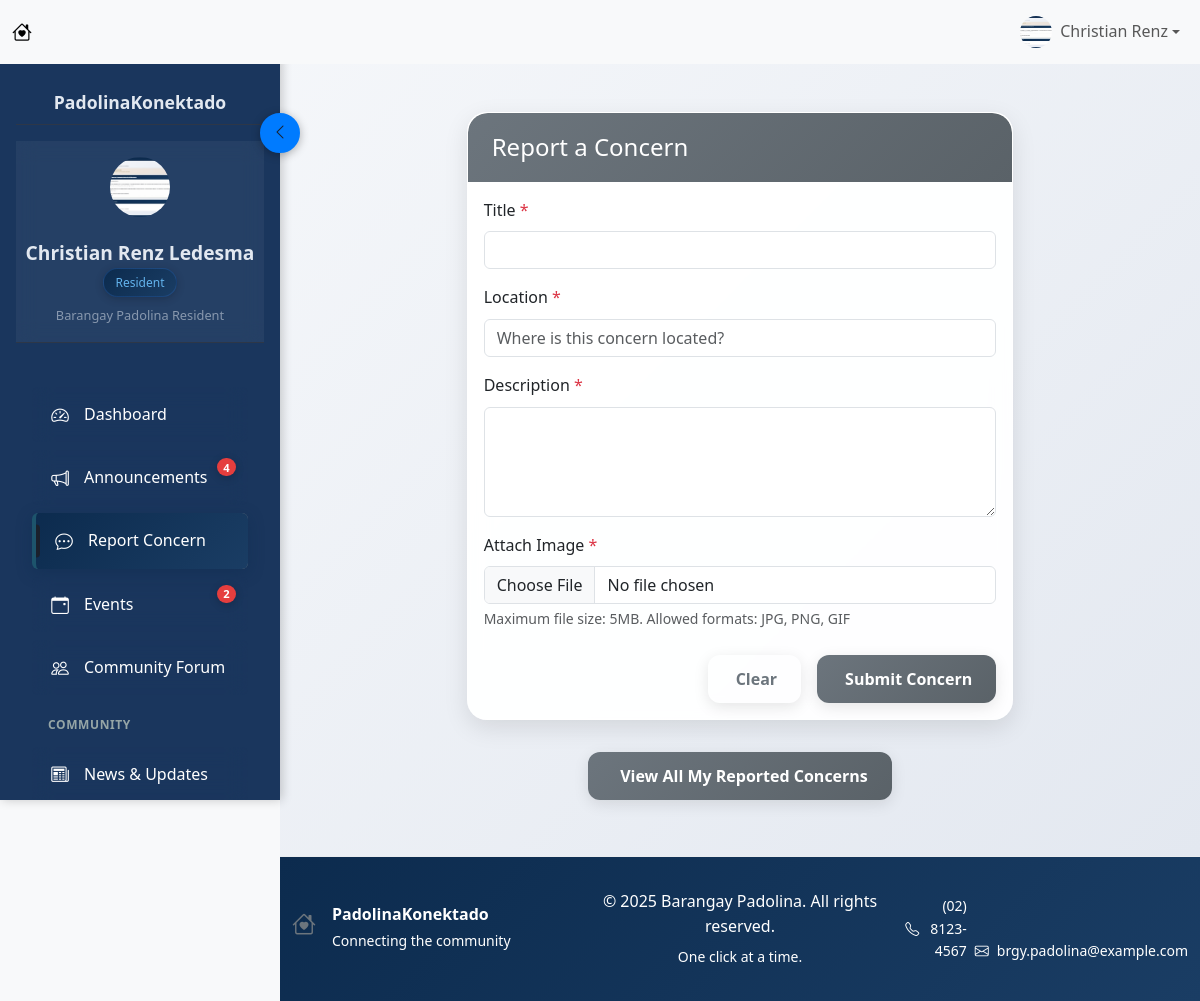
/report_concern (signed in), run on the app's committed database.
### tables this page shows
CREATE TABLE users (
            id INTEGER PRIMARY KEY AUTOINCREMENT,
            username TEXT UNIQUE NOT NULL,
            email TEXT UNIQUE NOT NULL,
            password TEXT NOT NULL,
            first_name TEXT NOT NULL,
            last_name TEXT NOT NULL,
            user_type TEXT DEFAULT 'resident',
            address TEXT,
            phone TEXT,
            is_active BOOLEAN DEFAULT 1,
            created_at TIMESTAMP DEFAULT CURRENT_TIMESTAMP,
            updated_at TIMESTAMP DEFAULT CURRENT_TIMESTAMP,
            last_login TIMESTAMP
        , profile_picture TEXT);

### app.py (the view)
@app.route('/report_concern')
def report_concern():
    if 'user_id' not in session:
        flash('Please login to report a concern.', 'danger')
        return redirect(url_for('login'))
    conn = None
    try:
        conn = get_db_connection()
        cursor = conn.cursor()
        cursor.execute("SELECT id, first_name, last_name FROM users WHERE id = ?", (session['user_id'],))
        user = cursor.fetchone()
        if not user:
            flash('User not found.', 'danger')
            return redirect(url_for('login'))
        cursor.execute("""
            SELECT c.*, u.first_name, u.last_name
            FROM concerns c
            JOIN users u ON c.user_id = u.id
            WHERE c.user_id = ?
            ORDER BY c.created_at DESC
        """, (session['user_id'],))
        concerns = []
        for row in cursor.fetchall():
            concern = dict(row)
            if concern.get('image_path'):
                concern['image_path'] = concern['image_path'].replace('\\', '/')
                if concern['image_path'].startswith('static/'):
                    concern['image_path'] = concern['image_path'][7:]  # Remove 'static/' prefix
            concerns.append(concern)
        return render_template('report_concern.html',
                            concerns=concerns,
                            session=session)
    except Exception as e:
        print(f"Error in report_concern: {str(e)}")
        flash('An error occurred while loading the page. Please try again.', 'danger')
        return render_template('report_concern.html', concerns=[])
    finally:
        if conn:
            conn.close()

### templates/report_concern.html (shortened to what this page needs)
{% extends "base.html" %}
{% block content %}
<div class="container mt-4">
    <div class="row justify-content-center">
        <div class="col-md-8">
            <div class="card">
                <div class="card-header bg-primary text-white">
                    <h4 class="mb-0">Report a Concern</h4>
                </div>
                <div class="card-body">
                    <form action="{{ url_for('submit_concern') }}" method="POST" enctype="multipart/form-data" onsubmit="return validateForm()">
                        <div class="mb-3">
                            <label for="title" class="form-label">Title <span class="text-danger">*</span></label>
                            <input type="text" class="form-control" id="title" name="title" required>
                        </div>
                        <div class="mb-3">
                            <label for="location" class="form-label">Location <span class="text-danger">*</span></label>
                            <input type="text" class="form-control" id="location" name="location" placeholder="Where is this concern located?" required>
                        </div>
                        <div class="mb-3">
                            <label for="description" class="form-label">Description <span class="text-danger">*</span></label>
                            <textarea class="form-control" id="description" name="description" rows="4" required></textarea>
                        </div>
                        <div class="mb-3">
                            <label for="image" class="form-label">Attach Image <span class="text-danger">*</span></label>
                            <input class="form-control" type="file" id="image" name="image" accept="image/*" required>
                            <div class="form-text">Maximum file size: 5MB. Allowed formats: JPG, PNG, GIF</div>
                        </div>
                        <div class="d-grid gap-2 d-md-flex justify-content-md-end mt-4">
                            <button type="reset" class="btn btn-outline-secondary me-md-2">
                                 Clear
                            </button>
                            <button type="submit" class="btn btn-primary">
                                 Submit Concern
                            </button>
                        </div>
                    </form>
                </div>
                </div>
            </div>
            <div class="text-center mb-4">
                <button type="button" class="btn btn-primary" data-bs-toggle="modal" data-bs-target="#fullTableModal">
                    View All My Reported Concerns
                </button>
            </div>
        </div>
    </div>
</div>
{% endblock %}

### templates/base.html (shortened to what this page needs)
<!DOCTYPE html>
<html lang="en">
<head>
    <link href="https://cdn.jsdelivr.net/npm/bootstrap@5.3.0/dist/css/bootstrap.min.css" rel="stylesheet">
    <link rel="stylesheet" href="https://cdn.jsdelivr.net/npm/bootstrap-icons@1.11.0/font/bootstrap-icons.css">
    <link rel="stylesheet" href="{{ url_for('static', filename='css/style.css') }}">
</head>
<body class="bg-light">
    <nav class="navbar navbar-expand-lg navbar-light bg-light fixed-top">
        <div class="container-fluid">
            <a class="navbar-brand fw-bold" href="{{ url_for('dashboard') }}">
                <i class="bi bi-house-heart"></i>
            </a>
            <div class="navbar-nav ms-auto">
                {% if session.user_id %}
                <li class="nav-item dropdown">
                    <a class="nav-link dropdown-toggle d-flex align-items-center" href="#" role="button" data-bs-toggle="dropdown">
                        <img src="{{ get_profile_picture_url(session.profile_picture) }}"
                             class="rounded-circle me-2" alt="Profile Picture" style="width: 32px; height: 32px; object-fit: cover;">
                        {{ session.first_name }}
                    </a>
                </li>
                {% endif %}
            </div>
        </div>
    </nav>
    {% if session.user_id %}
    <div class="desktop-sidebar" id="desktopSidebar">
        <div class="sidebar-content">
            <div class="sidebar-header">
                <div class="brand-text">PadolinaKonektado</div>
            </div>
            <div class="user-profile-section">
                <div class="position-relative d-inline-block">
                    <img src="{{ get_profile_picture_url(session.profile_picture) }}"
                         class="rounded-circle" alt="Profile Picture" style="width: 60px; height: 60px; object-fit: cover;">
                </div>
                <h6 class="user-name">{{ session.first_name }} {{ session.last_name }}</h6>
                <span class="user-badge user-{{ session.user_type }}">
                    {{ session.user_type|title }}
                </span>
                <p class="user-location">Barangay Padolina Resident</p>
            </div>
            <div class="sidebar-navigation">
                <ul class="nav nav-pills flex-column">
                    <li class="nav-item">
                        <a class="nav-link sidebar-link {% if request.endpoint == 'dashboard' %}active{% endif %}"
                            href="{{ url_for('dashboard') }}">
                            <i class="bi bi-speedometer2"></i>
                            <span>Dashboard</span>
                        </a>
                    </li>
                    <li class="nav-item">
                        <a class="nav-link sidebar-link {% if request.endpoint == 'announcements' %}active{% endif %}"
                            href="{{ url_for('announcements') }}">
                            <i class="bi bi-megaphone"></i>
                            <span>Announcements</span>
                            <span class="notification-badge">
                                {% if announcement_count and announcement_count > 0 %}
                                {{ announcement_count }}
                                {% endif %}
                            </span>
                        </a>
                    </li>
                    {% if session.user_type != 'admin' %}
                    <li class="nav-item">
                        <a class="nav-link sidebar-link {% if request.endpoint == 'report_concern' %}active{% endif %}"
                            href="{{ url_for('report_concern') }}">
                            <i class="bi bi-chat-dots"></i>
                            <span>Report Concern</span>
                        </a>
                    </li>
                    <li class="nav-item">
                        <a class="nav-link sidebar-link {% if request.endpoint == 'events' %}active{% endif %}"
                            href="{{ url_for('events') }}">
                            <i class="bi bi-calendar-event"></i>
                            <span>Events</span>
                            <span class="notification-badge">2</span>
                        </a>
                    </li>
                    <li class="nav-item">
                        <a class="nav-link sidebar-link {% if request.endpoint == 'community_forum' %}active{% endif %}"
                            href="{{ url_for('community_forum') }}">
                            <i class="bi bi-people"></i>
                            <span>Community Forum</span>
                        </a>
                    </li>
                    {% endif %}
                    <li class="nav-item section-header">
                        <span>Community</span>
                    </li>
                    <li class="nav-item">
                        <a class="nav-link sidebar-link {% if request.endpoint == 'news' %}active{% endif %}"
                            href="{{ url_for('news') }}">
                            <i class="bi bi-newspaper"></i>
                            <span>News & Updates</span>
                        </a>
                    </li>
                </ul>
            </div>
        </div>
    </div>
    <div class="sidebar-toggle" id="sidebarToggle">
        <i class="bi bi-chevron-left"></i>
    </div>
    {% endif %}
    <main class="main-content" id="mainContent">
        <div class="flash-messages">
        </div>
        <div class="content-wrapper">
            {% block content %}{% endblock %}
    </main>
    <footer class="main-footer bg-light" id="mainFooter">
        <div class="container-fluid">
            <div class="row align-items-center py-3">
                <div class="col-12 col-md-4 text-center text-md-start mb-3 mb-md-0">
                    <div class="d-flex flex-column flex-md-row align-items-center align-items-md-start">
                        <div class="mb-2 mb-md-0 me-md-3">
                            <i class="bi bi-house-heart fs-4 text-primary"></i>
                        </div>
                        <div class="text-center text-md-start">
                            <h6 class="mb-1 fw-bold">PadolinaKonektado</h6>
                            <small class="text-muted" style="color: white !important;">Connecting the community</small>
                        </div>
                    </div>
                </div>
                <div class="col-12 col-md-4 text-center mb-3 mb-md-0">
                    <p class="mb-1">&copy; 2025 Barangay Padolina. All rights reserved.</p>
                    <small class="text-muted" style="color: white !important;">One click at a time.</small>
                </div>
                <div class="col-12 col-md-4 text-center text-md-end">
                    <div
                        class="d-flex flex-column flex-md-row justify-content-center justify-content-md-end align-items-center align-items-md-end gap-2">
                        <small class="d-flex align-items-center justify-content-center justify-content-md-end">
                            <i class="bi bi-telephone me-2"></i>
                            <span>(02) 8123-4567</span>
                        </small>
                        <small class="d-flex align-items-center justify-content-center justify-content-md-end">
                            <i class="bi bi-envelope me-2"></i>
                            <span>brgy.padolina@example.com</span>
                        </small>
                    </div>
                </div>
            </div>
        </div>
    </footer>
</body>
</html>

### data on the page
users: first_name "Christian Renz", last_name "Ledesma", user_type "Resident"

### other printed values
{{ announcement_count }} "4"
